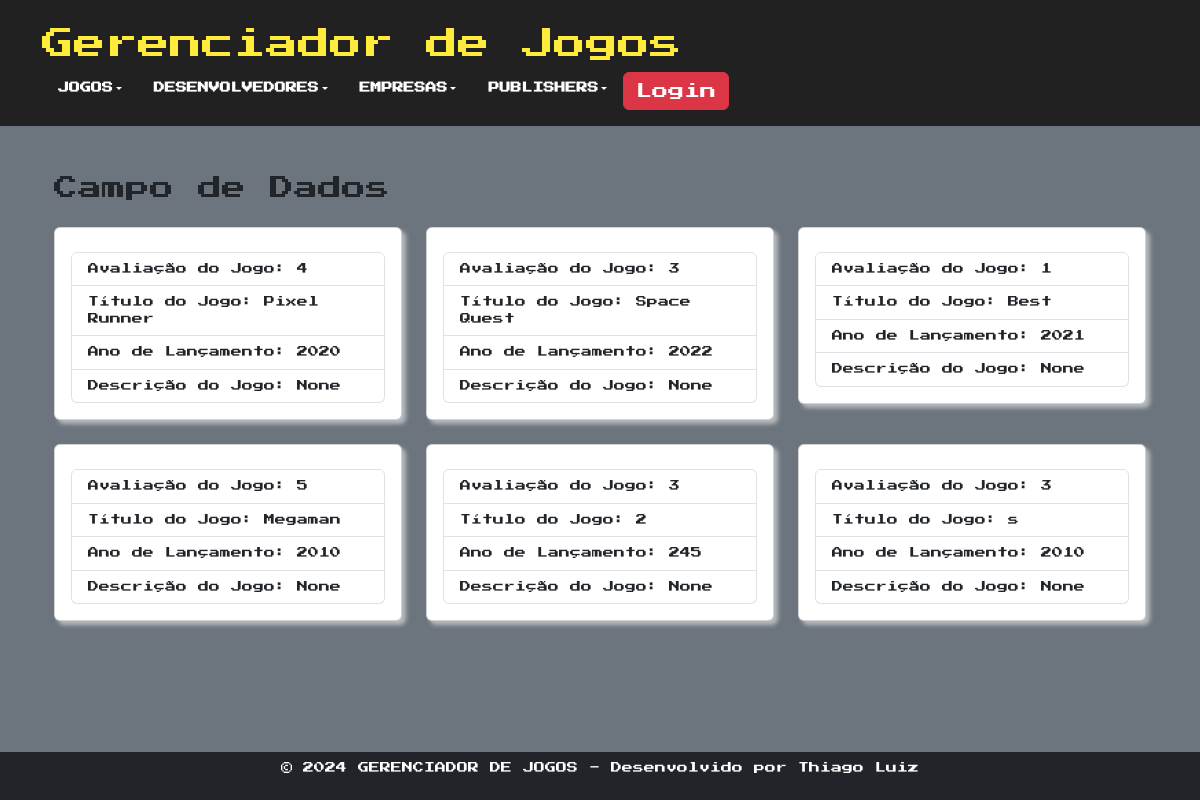
The page /listar/ on the database as committed earlier.
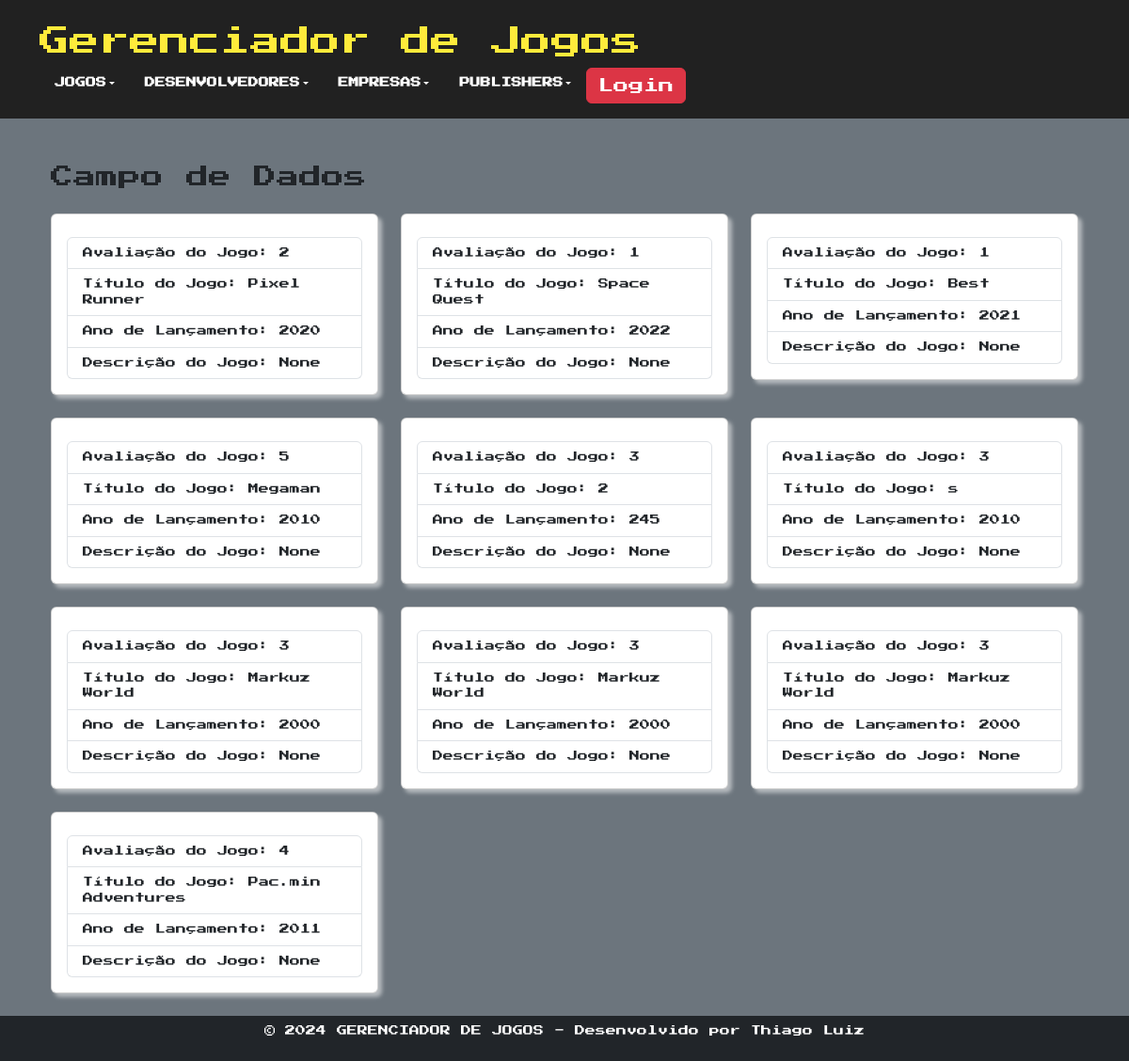
The same page on the database as committed later.
### games/models.py (models this page shows, shortened)
class Publisher (models.Model):
    enterprise_pub = models.ForeignKey(Enterprise, on_delete=models.CASCADE)
    publisher_name = models.CharField(max_length=30)
    publisher_year = models.PositiveIntegerField()

class Game (models.Model):
    class Star_Values(models.IntegerChoices):
       MUITO_RUIM = 1, 'MUITO RUIM'
       RUIM = 2, 'RUIM'
       BOM = 3, 'BOM'
       MUITO_BOM = 4, 'MUITO BOM'
       EXCELENTE = 5, 'EXCELENTE'
    game_star = models.IntegerField(choices=Star_Values.choices)
    title_game = models.CharField(max_length=30)
    year_game = models.PositiveIntegerField()
    description_game = models.TextField(null=True, blank=True)
    devs_game =  models.ManyToManyField(Dev)
    publisher_game = models.ForeignKey(Publisher, on_delete=models.CASCADE)
    enterprise_game = models.ForeignKey(Enterprise, on_delete=models.CASCADE)

### games/views.py (the view)
# urls.py: path('listar/', DataList.as_view(), name='listar'),
class DataList(TemplateView):
    template_name = 'listar_dados.html'
    def get_context_data(self, **kwargs):
        context = super().get_context_data(**kwargs)
        model_choice = self.request.GET.get('model', 'game')
        if model_choice == 'game':
            model = Game
            form_class = GameForm
        elif model_choice == 'enterprise':
            model = Enterprise
            form_class = EnterpriseForm
        elif model_choice == 'dev':
            model = Dev
            form_class = DevForm
        elif model_choice == 'publisher':
            model = Publisher
            form_class = PublisherForm
        else:
            model = Game
            form_class = GameForm
        items = model.objects.all()
        field_names = [field for field in form_class._meta.fields]
        field_label = {field: form_class._meta.labels.get(field) for field in field_names}
        items_with_fields = []
        for item in items:
            item_data = {}
            for field in model._meta.get_fields():
                if field.concrete:
                    field_name = field.name
                    field_value = getattr(item, field_name)
                    if field_name in field_label:
                        item_data[field_label[field_name]] = field_value
                    else:
                        item_data[field_name] = field_value
            items_with_fields.append(item_data)
        context['items_with_fields'] = items_with_fields
        context['model_choice'] = model_choice
        return context

### games/templates/listar_dados.html (shortened to what this page needs)
{% extends 'base.html' %}
{% block content %}
<body>
  <div class="container mt-5">
    <h1 class="press-start-font fs-4">Campo de Dados</h1>
    <div class="row">
      {% for item_data in items_with_fields %}
        <div class="col-md-4 mb-4">
          <div class="card custom-shadow">
            <div class="card-body">
              <ul class="list-group">
                {% for field, value in item_data.items %}
                  {% if forloop.counter <= 5 %}
                    {% if field != "id" %}
                      <li class="list-group-item">
                        <strong>{{ field }}:</strong> {{ value }}
                      </li>
                    {% endif %}
                  {% endif %}
                {% endfor %}
              </ul>
            </div>
          </div>
        </div>
      {% endfor %}
    </div>
  </div>
</body>
{% endblock %}

### games/templates/base.html (shortened to what this page needs)
<!DOCTYPE html>
<html lang="en">
<head>
    {% load static %}
    <link href="{%static 'css/bootstrap.min.css' %}" rel="stylesheet">
</head>
<body class="bg-secondary press-start-font min-vh-100 pb-5">
    <header class="bg-custom-dark text-white fw-bold p-3">
        <div class="container">
            <h1>  <a href="{% url 'home' %}" class="text-yellow text-decoration-none fs-2"> Gerenciador de Jogos </a>  </h1>
            <nav class="nav d-flex">
                <div class="nav-item dropdown">
                        <a href="/listar/?model=games" class="nav-link dropdown-toggle text-white" d="navbarDropdownPubs" data-bs-toggle="dropdown" aria-expanded="false">JOGOS</a>
                </div>
                <div class="nav-item dropdown">
                        <a href="/listar/?model=dev" class="nav-link dropdown-toggle text-white" d="navbarDropdownPubs"  data-bs-toggle=" press-start-font dropdown" aria-expanded="false">DESENVOLVEDORES</a>
                </div>
                <div class="nav-item dropdown">
                    <a  href="/listar/?model=enterprise" class="nav-link dropdown-toggle text-white" d="navbarDropdownPubs"  data-bs-toggle=" press-start-font dropdown" aria-expanded="false" class="text-white">EMPRESAS</a>
                </div>
                <div class="nav-item dropdown">
                    <a href="/listar/?model=publisher" class="nav-link dropdown-toggle text-white" d="navbarDropdownPubs"  data-bs-toggle=" press-start-font dropdown" aria-expanded="false" class="text-white">PUBLISHERS</a>
                </div>
                {% if user.is_authenticated %}
                <a href="{% url 'profile' %}" class="nav-link" >Meu Perfil</a>
                <a href="{% url 'logout' %}" class="mb-1 btn btn-danger"> Logout </a>
                {% else %}
                <a href="{% url 'login' %}" class="btn btn-danger"> Login </a>
                {% endif %}
            </nav>
    </header>
    <main class="container mt-4">
        {% block content %}
        {% endblock %}
    </main>
    <footer class="bg-dark text-white text-center p-2 mt-2 fixed-bottom">
        <p> &copy; 2024 GERENCIADOR DE JOGOS -  Desenvolvido por Thiago Luiz  </p>
    </footer>
</body>
</html>

### games/templates/base.html (style rules this page uses)
.press-start-font { font-family: "Press Start 2P", serif; font-size: 11px; font-style: normal; font-weight: 300; }
.custom-shadow { box-shadow: 4px 4px 4px rgba(255, 255, 255, 0.5); }
.bg-custom-dark { background-color: #212121; }
.text-yellow { color: #FFEB3B; }

Rows that differ between the two databases and show on the page:
added Game: item_data "Markuz World"
added Game: item_data "Markuz World"
added Game: item_data "Markuz World"
added Game: item_data "Pac.min Adventures"
Other text that changed with them:
new list line: "Avaliação do Jogo : 2"
new list line: "Avaliação do Jogo : 1"
new list line: "Avaliação do Jogo : 3"
new list line: "Título do Jogo :"
new list line: "Ano de Lançamento : 2000"
new list line: "Descrição do Jogo : None"
new list line: "Avaliação do Jogo : 4"
new list line: "Ano de Lançamento : 2011"
list line gone: "Avaliação do Jogo : 4"
list line gone: "Avaliação do Jogo : 3"
